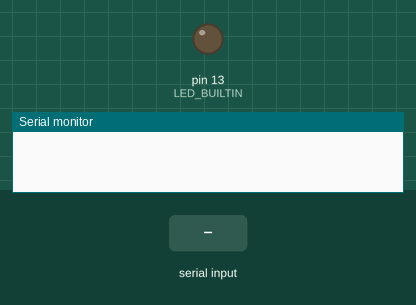
The sketch below on a simulated Arduino Uno, built with avr-gcc and run on an emulated ATmega328P. Parts: output pins drawn as LEDs (lit = HIGH), the last lines printed to the serial monitor. Inputs (shaded band) come from the test bench.

Above: at 1.2 s.
1.3 s: "LED,1\n" received over Serial
At 2.1 s:
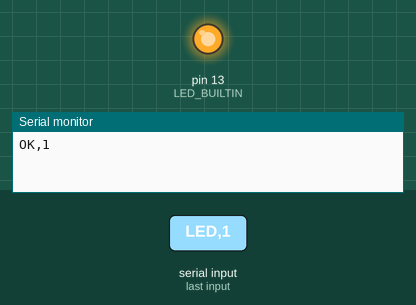
2.8 s: "LED,0\n" received over Serial
At 3.2 s:
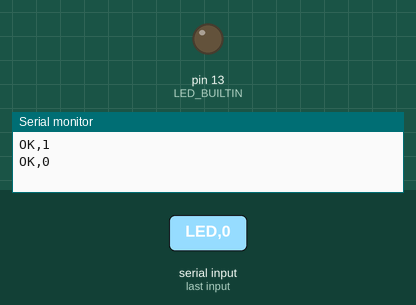
Timing chart, 0 to 5.8 s (numbered marks = the images above; inputs shaded):
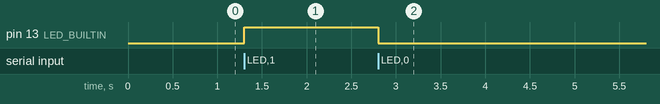

Measured:
- after the input at 1.3 s, pin 13 (LED_BUILTIN): LOW → HIGH at once
- after the input at 2.8 s, pin 13 (LED_BUILTIN): HIGH → LOW at once

The sketch:

ch04_led_action.ino
```cpp
void setup() {
  pinMode(LED_BUILTIN, OUTPUT);
  Serial.begin(115200);
}

void loop() {
  if (!Serial.available()) return;
  String command = Serial.readStringUntil('\n');
  command.trim();
  if (command == "LED,1") {
    digitalWrite(LED_BUILTIN, HIGH);
    Serial.println("OK,1");
  } else if (command == "LED,0") {
    digitalWrite(LED_BUILTIN, LOW);
    Serial.println("OK,0");
  }
}
```
